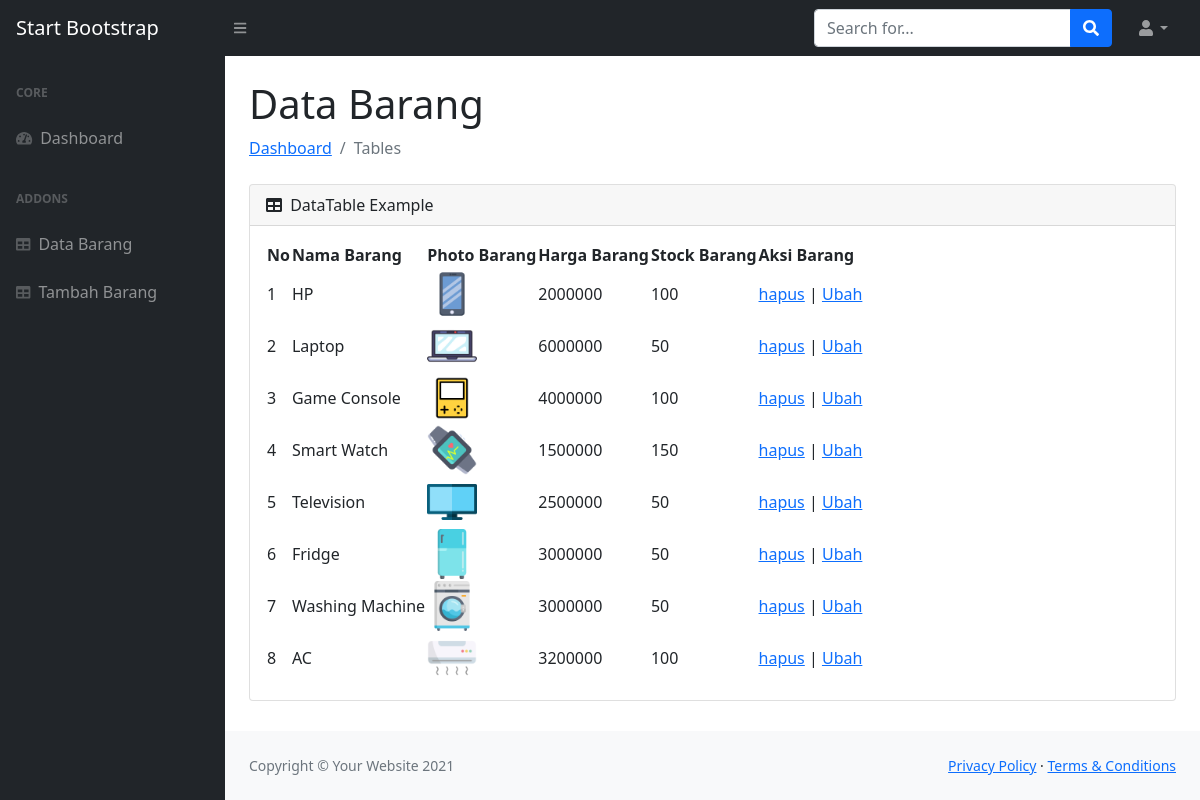
The page /tables.PHP on the database its author committed.
### tables this page shows
CREATE TABLE `data_barang` (
  `id_barang` int(11) NOT NULL,
  `nama_barang` varchar(25) NOT NULL,
  `foto_barang` varchar(25) NOT NULL,
  `harga_barang` int(11) NOT NULL,
  `stock_barang` int(11) NOT NULL
);

### function.php (called while the page is built, shortened)
<?php
 $conn = mysqli_connect("localhost","root","","uas_1904030105");
 function query($query) {
     global $conn;
     $result = mysqli_query( $conn, $query);
     $rows = [];
     while ( $row = mysqli_fetch_assoc($result)){
         $rows[] = $row;
     }
     return $rows;
 }
?>

### tables.PHP (the view, shortened to what this page needs)
<?php
require 'function.php';
$databarang = query("SELECT * FROM data_barang")
?>
<!DOCTYPE html>
<html lang="en">
    <head>
        <link href="https://cdn.jsdelivr.net/npm/simple-datatables@latest/dist/style.css" rel="stylesheet" />
        <link href="css/styles.css" rel="stylesheet" />
    </head>
    <body class="sb-nav-fixed">
        <nav class="sb-topnav navbar navbar-expand navbar-dark bg-dark">
            <a class="navbar-brand ps-3" href="index.php">Start Bootstrap</a>
            <button class="btn btn-link btn-sm order-1 order-lg-0 me-4 me-lg-0" id="sidebarToggle" href="#!"><i class="fas fa-bars"></i></button>
            <form class="d-none d-md-inline-block form-inline ms-auto me-0 me-md-3 my-2 my-md-0">
                <div class="input-group">
                    <input class="form-control" type="text" placeholder="Search for..." aria-label="Search for..." aria-describedby="btnNavbarSearch" />
                    <button class="btn btn-primary" id="btnNavbarSearch" type="button"><i class="fas fa-search"></i></button>
                </div>
            </form>
            <ul class="navbar-nav ms-auto ms-md-0 me-3 me-lg-4">
                <li class="nav-item dropdown">
                    <a class="nav-link dropdown-toggle" id="navbarDropdown" href="#" role="button" data-bs-toggle="dropdown" aria-expanded="false"><i class="fas fa-user fa-fw"></i></a>
                </li>
            </ul>
        </nav>
        <div id="layoutSidenav">
            <div id="layoutSidenav_nav">
                <nav class="sb-sidenav accordion sb-sidenav-dark" id="sidenavAccordion">
                    <div class="sb-sidenav-menu">
                        <div class="nav">
                            <div class="sb-sidenav-menu-heading">Core</div>
                            <a class="nav-link" href="index.php">
                                <div class="sb-nav-link-icon"><i class="fas fa-tachometer-alt"></i></div>
                                Dashboard
                            </a>
                            <div class="sb-sidenav-menu-heading">Addons</div>
                            <a class="nav-link" href="tables.php">
                                <div class="sb-nav-link-icon"><i class="fas fa-table"></i></div>
                                Data Barang
                            </a>
                            <a class="nav-link" href="tambah.php">
                                <div class="sb-nav-link-icon"><i class="fas fa-table"></i></div>
                                Tambah Barang
                            </a>
                        </div>
                    </div>
                </nav>
            </div>
            <div id="layoutSidenav_content">
                <main>
                    <div class="container-fluid px-4">
                        <h1 class="mt-4">Data Barang</h1>
                        <ol class="breadcrumb mb-4">
                            <li class="breadcrumb-item"><a href="index.php">Dashboard</a></li>
                            <li class="breadcrumb-item active">Tables</li>
                        </ol>
                        <div class="card mb-4">
                            <div class="card-header">
                                <i class="fas fa-table me-1"></i>
                                DataTable Example
                            </div>
                            <div class="card-body">
                                <table id="datatablesSimple">
                                    <thead>
                                        <tr>
                                            <th>No</th>
                                            <th>Nama Barang</th>
                                            <th>Photo Barang</th>
                                            <th>Harga Barang</th>
                                            <th>Stock Barang</th>
                                            <th>Aksi Barang</th>
                                        </tr>
                                    </thead>
                                    <tbody>
                                    <?php $i=1 ?>
                                    <?php foreach ($databarang as $row) :  ?>
                                    <tr>
                                            <td><?= $i; ?></td>
                                            <td><?= $row ["nama_barang"];  ?></td>
                                            <td><img src="icon/<?= $row["foto_barang"]; ?>"width ="50" ></td>
                                            <td><?= $row["harga_barang"]; ?></td>
                                            <td><?= $row["stock_barang"]; ?></td>
                                            <td><a href="hapus.php?id_barang=<?= $row["id_barang"]; ?>" onclick="return confirm ('yakin di hapus')">hapus</a> |
                                                <a href="ubah.php?id_barang=<?= $row["id_barang"]; ?>" >Ubah</a></td>
                                        </tr>
                                        <?php $i++; ?>
                                        <?php endforeach;?>
                                    </tbody>
                                </table>
                            </div>
                        </div>
                    </div>
                </main>
                <footer class="py-4 bg-light mt-auto">
                    <div class="container-fluid px-4">
                        <div class="d-flex align-items-center justify-content-between small">
                            <div class="text-muted">Copyright &copy; Your Website 2021</div>
                            <div>
                                <a href="#">Privacy Policy</a>
                                &middot;
                                <a href="#">Terms &amp; Conditions</a>
                            </div>
                        </div>
                    </div>
                </footer>
            </div>
        </div>
    </body>
</html>

### rows shown on the page
data_barang: nama_barang "HP", foto_barang (picture), harga_barang "2000000", stock_barang "100"
data_barang: nama_barang "Laptop", foto_barang (picture), harga_barang "6000000", stock_barang "50"
data_barang: nama_barang "Game Console", foto_barang (picture), harga_barang "4000000", stock_barang "100"
data_barang: nama_barang "Smart Watch", foto_barang (picture), harga_barang "1500000", stock_barang "150"
data_barang: nama_barang "Television", foto_barang (picture), harga_barang "2500000", stock_barang "50"
data_barang: nama_barang "Fridge", foto_barang (picture), harga_barang "3000000", stock_barang "50"
data_barang: nama_barang "Washing Machine", foto_barang (picture), harga_barang "3000000", stock_barang "50"
data_barang: nama_barang "AC", foto_barang (picture), harga_barang "3200000", stock_barang "100"
